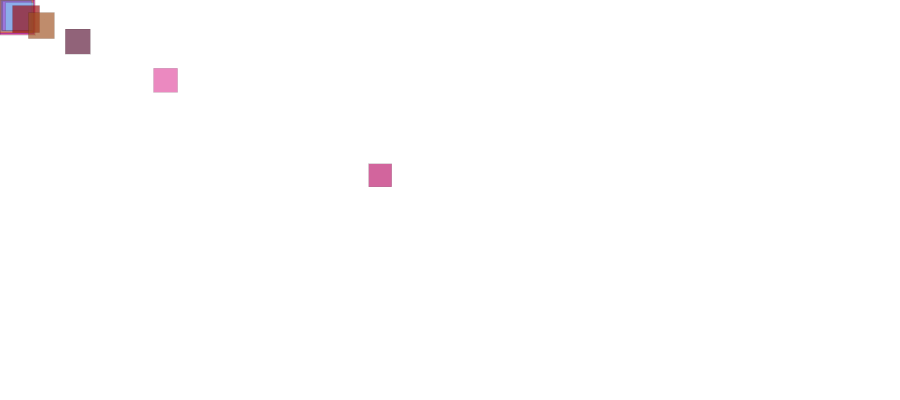
Frame 1 (no input)
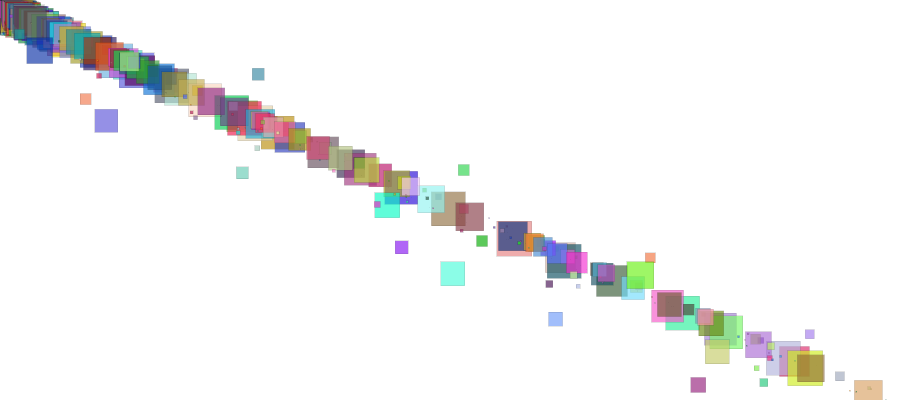
Frame 60 (the mouse pressed at the canvas centre just before this capture)
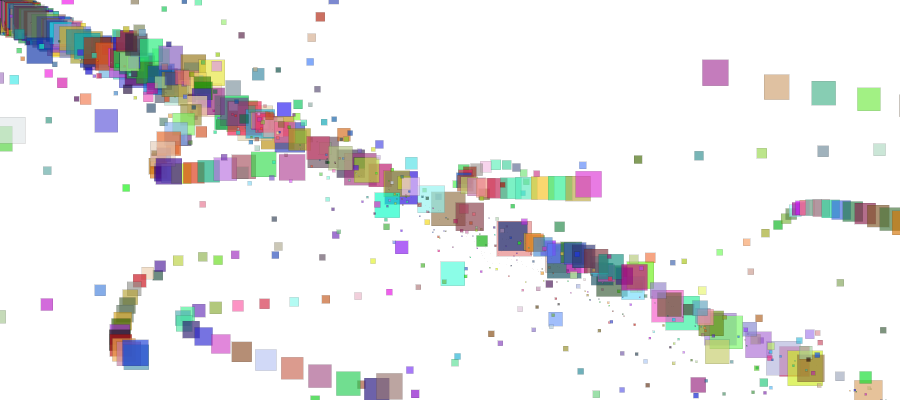
Frame 120 (the mouse held since frame 60 and released just before this capture)

The Processing sketch that drew these frames (run headless with seeded random() and noise(); from frame 60 on, the mouse is pressed at the canvas centre):

// Processing sketch: processing_4651
// ── processing_4651.pde

/* paintingRectangles300b
 demonstrates springs in a series */
 
/*  So here is another iteration of the painting worms code, that started from Ira Greenberg's
code in his book on Processing.  This one changes the ellipses to rectangles and throws in
bursts of speed to make it lively and chaotic.

Tks,
Jeff Hendrickson 14 Sept 09
*/

// for worm
int segments = 70;  //smaller num gives tighter size range also
float[] x = new float[segments];
float[] y = new float[segments];
float[] accelX = new float[segments];
float[] accelY = new float[segments];
float[] springing = new float[segments];
float[] damping = new float[segments];
float[]w = new float[segments];
float[]h = new float[segments];
color[]colors = new color[segments];

// for food
float fx, fy;
float fCntrX, fCntrY;
float fAngle, fSpeedX = .6, fSpeedY = .6;



void setup(){
  size(900, 400);
  smooth();
  background(255);
  
  // initialize array values
  for (int i=0; i<segments; i++){
    /* need to decrease both springing and 
     damping values as segments increase */
    springing[i] = .07*(0.07*(i+2)); 
    damping[i] = .95-(.05*i);  
  }

  // food center
  fCntrX = width/2;
  fCntrY = height/2;
}

//if you want to save a capture uncomment below
/*
void mousePressed() {
  save("worm100.tif");
}  */

void draw(){
  for (int i=0; i<segments; i++){
    fill(colors[i]);
    rect(x[i], y[i], w[i], h[i]);
    x[i]+=accelX[i];
    y[i]+=accelY[i];
  }
  createFood();
  createWorm();
}

void mousePressed()  {
  save("rectangles300-100.png");
}

void createFood(){
  // food moves in random wave pattern
  fx = fCntrX + tan(radians(fAngle))*random(25); 
  fy = fCntrY + sin(radians(fAngle))*random(25); 

  fCntrX+=fSpeedX;
  fCntrY+=fSpeedY;

  fAngle+=random(-6, 6); 

  // keep food within display window
  if (fCntrX>width-15 || fCntrX<15 ){
    fSpeedX*=-1;
  } 
  if (fCntrY>height-15 || fCntrY<15 ){
    fSpeedY*=-1;
  }
}

void createWorm(){
  float[] deltaX = new float[segments];
  float[] deltaY  = new float[segments];

  for (int i=0; i<segments; i++){
    // lead ellipse
    if (i==0){

      /* food position used to calculate the 
       initial ellipse of the worm */
      deltaX[i] = (fx-x[i]);
      deltaY[i] = (fy-y[i]);
    } 
    else {
   /* preceding ellipse used to calculate the 
      next ellipse of the worm */
      deltaX[i] = (x[i-1]-x[i]);
      deltaY[i] = (y[i-1]-y[i]);
    }

    // create springing effect
    deltaX[i] *= springing[i];
    deltaY[i] *= springing[i];

    accelX[i] += deltaX[i];
    accelY[i] += deltaY[i];

    // move worm
    x[i] += accelX[i]*10;
    y[i] += accelY[i]*10;

    stroke(0, 0, 0, 100);
    strokeWeight(0.25);
    fill(random(255), random(255), random(255), 165);
    // draw worm
    if (i<segments/2){
      //ellipse(x[i], y[i], i, i);
       rect(x[i], y[i], i, i);
    } 
    else {
      //ellipse(x[i], y[i], segments-i, segments-i);
       rect(x[i], y[i], segments-i, segments-i);
    }
    // slow down springing
    accelX[i] *= damping[i];
    accelY[i] *= damping[i];
  }
   if (millis() >= 25000) {
  noLoop();
}
}
